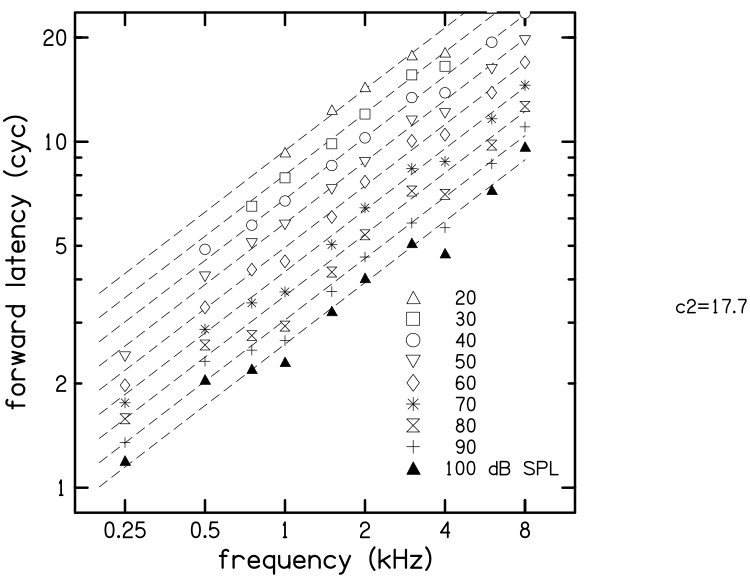

Here is the gnuplot script that generated this plot:
; nhc.plt
;
clip=1 : head=0
XCYCLE  =    2.000
XMIN    =    0.2500
XMAX    =    8.0000
XINT    =    -2.   
YCYCLE  =     1.000
YMIN    =     1.000
YMAX    =    20.000
YINT    =     0.   
GRID    =     0.   
XLENGTH =     5.000
YLENGTH =     5.000
PLTYPE  =     1.000
TICDIR  =     1.000
SYMSIZ  =     1.000
MSGSIZ  =     -.13
LABSIZ  =     -.18
ANNSIZ  =     -.15
ANNLWT  =     1.000
LABLWT  =     1.000
PLTLWT  =     1.000
AXLWT   =     1.000
MSGLWT  =     1.000
YHOR    =     1.000
XANSKP  =     0.   
YANSKP  =     0.   
XPERCENT=    80.000
YPERCENT=    90.000
XLABEL  =frequency (kHz)
YLABEL  =forward latency (cyc)
XANNOT  = 0.25 0.5 1 2 4 8
YANNOT  = 1 2 5 10 20
NEWFRAME
XLLC    =     1.750
YLLC    =     1.750

;-----------------------------------------------------------------------
PLTYPE =    line
lintyp= 8 : lindot=0 : linsiz=0.8 : pltlwt=0.5
b=13 : c=5 : d=0.41
c2=100*d*log(2)/log(c) ; dB/oct
xdata=$1/1000
ydata=b*[c^(-$3/100)]*[$x^(1-d)]
zdata=0
  ; y = a + b * c**(-i/100.) * f**(-d)
  ; a =  0.  , b =   13.0000  , c =   5.00000  , d =  0.410000
  ; f1 =  0.200000  , f2 =   8.00000   kHz
   200.000    18.227    20
  8000.000     4.017    20
  plot
   200.000    15.518    30
  8000.000     3.420    30
  plot
   200.000    13.211    40
  8000.000     2.911    40
  plot
   200.000    11.247    50
  8000.000     2.479    50
  plot
   200.000     9.575    60
  8000.000     2.110    60
  plot
   200.000     8.152    70
  8000.000     1.796    70
  plot
   200.000     6.940    80
  8000.000     1.529    80
  plot
   200.000     5.908    90
  8000.000     1.302    90
  plot
   200.000     5.030   100
  8000.000     1.108   100
  plot
;-----------------------------------------------------------------------
ydata=$x*$2
PLTYPE  =     symb
SYMBOL  =     2.000
DATA
  1000.000     9.320     0.   
  1500.000     8.250     0.   
  2000.000     7.200     0.   
  3000.000     5.930     0.   
  4000.000     4.530     0.   
  6000.000     4.590     0.   
  8000.000     4.150     0.   
PLOT
SYMBOL  =     0.   
DATA
   750.000     8.680     0.   
  1000.000     7.860     0.   
  1500.000     6.570     0.   
  2000.000     6.010     0.   
  3000.000     5.200     0.   
  4000.000     4.130     0.   
  6000.000     4.060     0.   
  8000.000     3.350     0.   
PLOT
SYMBOL  =     1.000
DATA
   500.000     9.770     0.   
   750.000     7.650     0.   
  1000.000     6.740     0.   
  1500.000     5.690     0.   
  2000.000     5.130     0.   
  3000.000     4.470     0.   
  4000.000     3.460     0.   
  6000.000     3.230     0.   
  8000.000     2.940     0.   
PLOT
SYMBOL  =     3.000
DATA
   250.000     9.570     0.   
   500.000     8.140     0.   
   750.000     6.770     0.   
  1000.000     5.750     0.   
  1500.000     4.850     0.   
  2000.000     4.360     0.   
  3000.000     3.830     0.   
  4000.000     3.020     0.   
  6000.000     2.700     0.   
  8000.000     2.450     0.   
PLOT
SYMBOL  =     4.000
DATA
   250.000     7.910     0.   
   500.000     6.640     0.   
   750.000     5.690     0.   
  1000.000     4.510     0.   
  1500.000     4.040     0.   
  2000.000     3.830     0.   
  3000.000     3.350     0.   
  4000.000     2.620     0.   
  6000.000     2.310     0.   
  8000.000     2.120     0.   
PLOT
SYMBOL  =     6.000
DATA
   250.000     7.040     0.   
   500.000     5.740     0.   
   750.000     4.560     0.   
  1000.000     3.680     0.   
  1500.000     3.360     0.   
  2000.000     3.220     0.   
  3000.000     2.790     0.   
  4000.000     2.190     0.   
  6000.000     1.940     0.   
  8000.000     1.820     0.   
PLOT
SYMBOL  =     5.000
DATA
   250.000     6.330     0.   
   500.000     5.170     0.   
   750.000     3.670     0.   
  1000.000     2.930     0.   
  1500.000     2.800     0.   
  2000.000     2.690     0.   
  3000.000     2.400     0.   
  4000.000     1.760     0.   
  6000.000     1.630     0.   
  8000.000     1.580     0.   
PLOT
SYMBOL  =     7.000
DATA
   250.000     5.400     0.   
   500.000     4.640     0.   
   750.000     3.330     0.   
  1000.000     2.660     0.   
  1500.000     2.460     0.   
  2000.000     2.320     0.   
  3000.000     1.940     0.   
  4000.000     1.410     0.   
  6000.000     1.440     0.   
  8000.000     1.380     0.   
PLOT
SYMBOL  =    12.000
DATA
   250.000     4.790     0.   
   500.000     4.110     0.   
   750.000     2.940     0.   
  1000.000     2.310     0.   
  1500.000     2.160     0.   
  2000.000     2.020     0.   
  3000.000     1.700     0.   
  4000.000     1.190     0.   
  6000.000     1.210     0.   
  8000.000     1.210     0.   
PLOT
;-----------------------------------------------------------------------
MSGSIZ  =     -.13
3.3 2.3 "
|2|   20
|0|   30
|1|   40
|3|   50
|4|   60
|6|   70
|5|   80
|7|   90
|12|  100 dB SPL
"
;%msg 6 2 "c2=%.1f" c2
